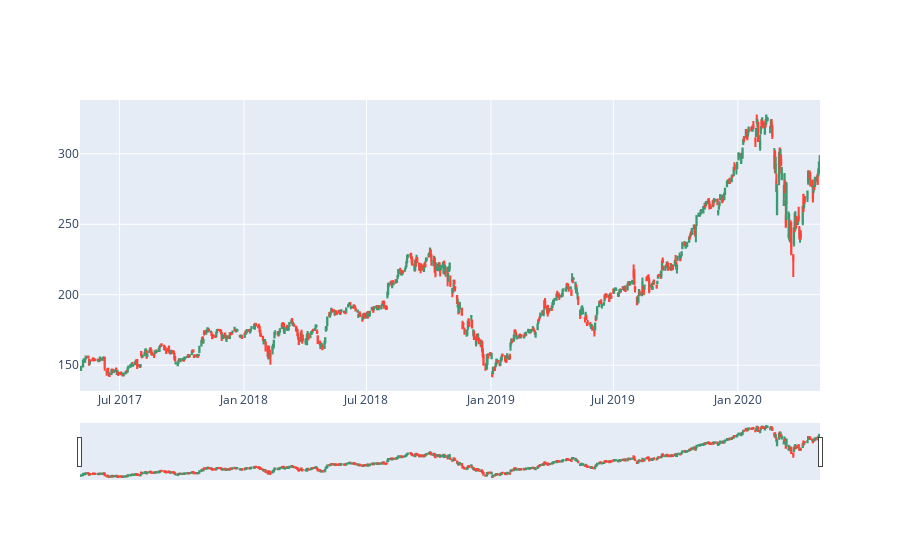

The notebook cell saved with this chart:
### Code cell
import plotly.graph_objects as go

import pandas as pd
from datetime import datetime

#df = pd.read_csv('https://raw.githubusercontent.com/plotly/datasets/master/finance-charts-apple.csv')
df = pd.read_csv('data/AAPL.csv')
fig = go.Figure(data=[go.Candlestick(x=df['Date'],
                open=df['Open'],
                high=df['High'],
                low=df['Low'],
                close=df['Close'])])

fig.show()

### Figure 1 — Plotly figure (JSON) as saved in the notebook; plotly's stock layout.template omitted (floating-point values rounded to 4 significant figures; data arrays with more than 128 entries replaced by an {"elided": "..."} marker saying what was removed)
{"data": [{"close": {"elided": "754 float values"}, "high": {"elided": "754 float values"}, "low": {"elided": "754 float values"}, "open": {"elided": "754 float values"}, "type": "candlestick", "x": {"elided": "754 str values"}}], "layout": {}}
